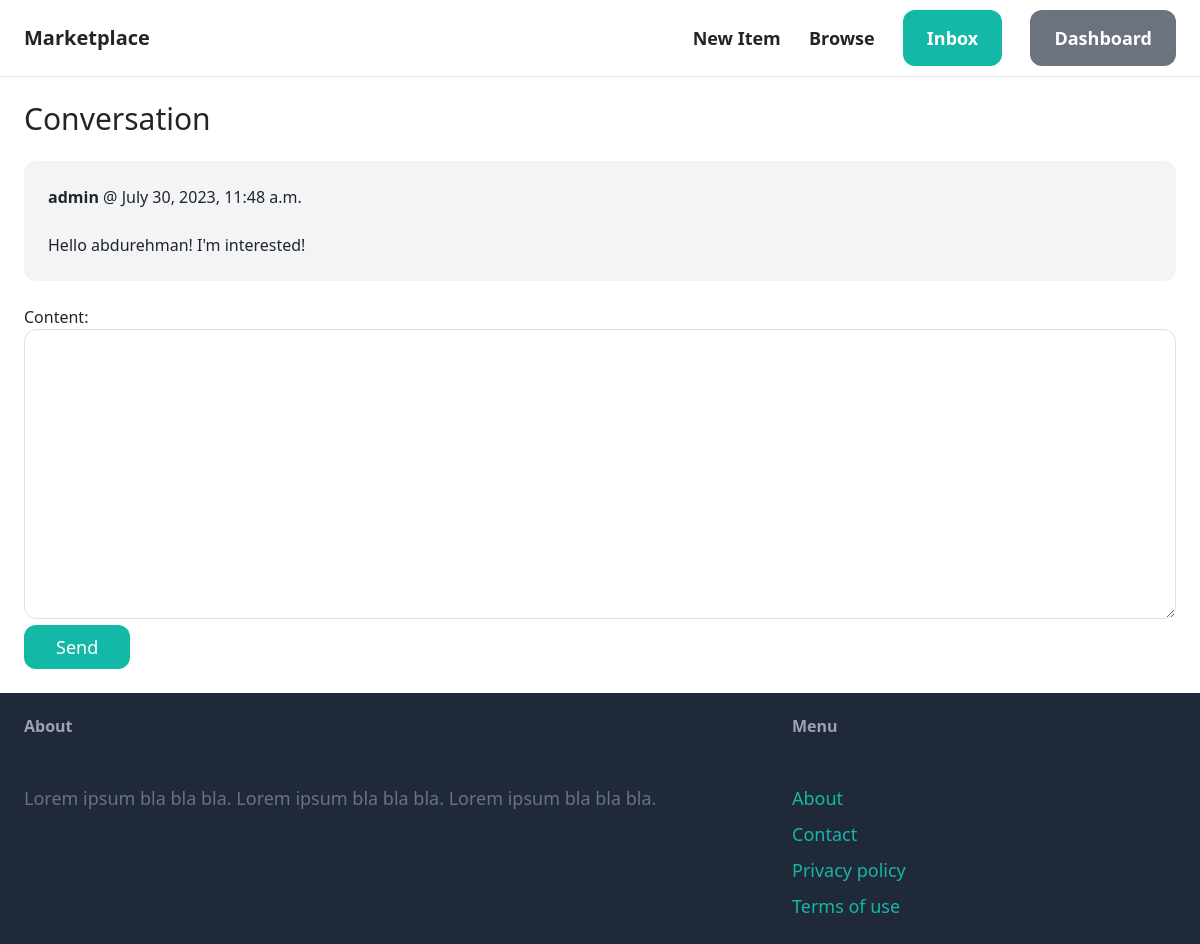
Screenshot of /inbox/1/ (signed in) with the database file from the repository.
### conversation/models.py (models this page shows)
class ConversationMessage(models.Model):
    conversation = models.ForeignKey(Conversation, related_name='messages', on_delete=models.CASCADE)
    content = models.TextField()
    created_at = models.DateTimeField(auto_now_add=True)
    created_by = models.ForeignKey(User, related_name='created_messages', on_delete=models.CASCADE)

### conversation/views.py (the view)
# urls.py: path('<int:pk>/', views.detail, name='detail'),
@login_required
def detail(request, pk):
    conversation = Conversation.objects.filter(members__in=[request.user.id]).get(pk=pk)
    if request.method == 'POST':
        form = ConversationMessageForm(request.POST)
        if form.is_valid():
            conversation_message = form.save(commit=False)
            conversation_message.conversation = conversation
            conversation_message.created_by = request.user
            conversation_message.save()
            conversation.save()
            return redirect('conversation:detail', pk=pk)
    else:
        form = ConversationMessageForm()
    return render(request, 'conversation/detail.html', {
        'conversation': conversation,
        'form': form
    })

### conversation/forms.py
class ConversationMessageForm(forms.ModelForm):
    class Meta:
        model = ConversationMessage
        fields = ('content',)
        widgets = {
            'content': forms.Textarea(attrs={
                'class': 'w-full py-4 px-6 rounded-xl border'
            })
        }

### conversation/templates/conversation/detail.html (shortened to what this page needs)
{% extends 'core/base.html' %}
{% block content %}
<h1 class="mb-6 text-3xl">Conversation</h1>
<div class="space-y-6">
    {% for message in conversation.messages.all %}
        <div class="p-6 flex {% if message.created_by == request.user %}bg-blue-100{% else %}bg-gray-100{% endif %} rounded-xl">
            <div>
                <p class="mb-4"><strong>{{ message.created_by.username }}</strong> @ {{ message.created_at }}</p>
                <p>{{ message.content }}</p>
            </div>
        </div>
    {% endfor %}
</div>
<form method="post" action="." class="mt-6">
    {{ form.as_p }}
    <button class="py-2 px-8 text-lg bg-teal-500 hover:bg-teal-700 rounded-xl text-white">Send</button>
</form>
{% endblock %}

### rows the page displays
ConversationMessage: created_by.username "admin", created_at "July 30, 2023, 11:48 a.m.", content "Hello abdurehman! I'm interested!"
